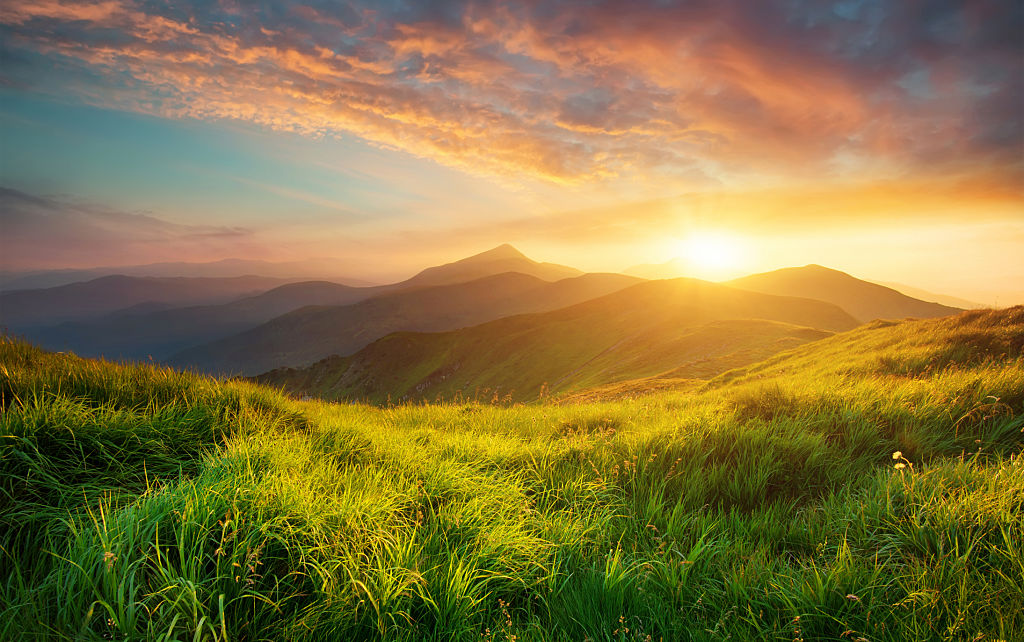
#> input picture DIP/image.jpg, 1024 x 642 px
$ python 6.py
#> lines starting #> are read from the running program, lines starting #| are printed output that depends on the picture
import cv2
# Load images using OpenCV
image1 = cv2.imread('image.jpg',0)
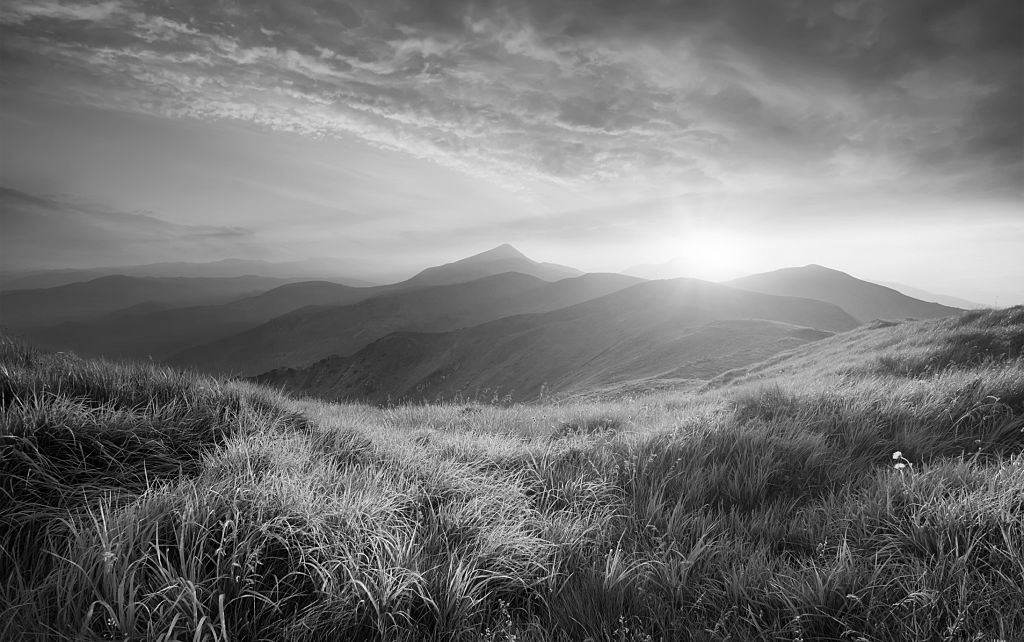
#> image1: shape (642, 1024); min 0, max 255, mean 116.5
print(image1.shape)
#| (642, 1024)
print(image1.dtype)
#| uint8
image2 = cv2.imread('image.jpeg',0)
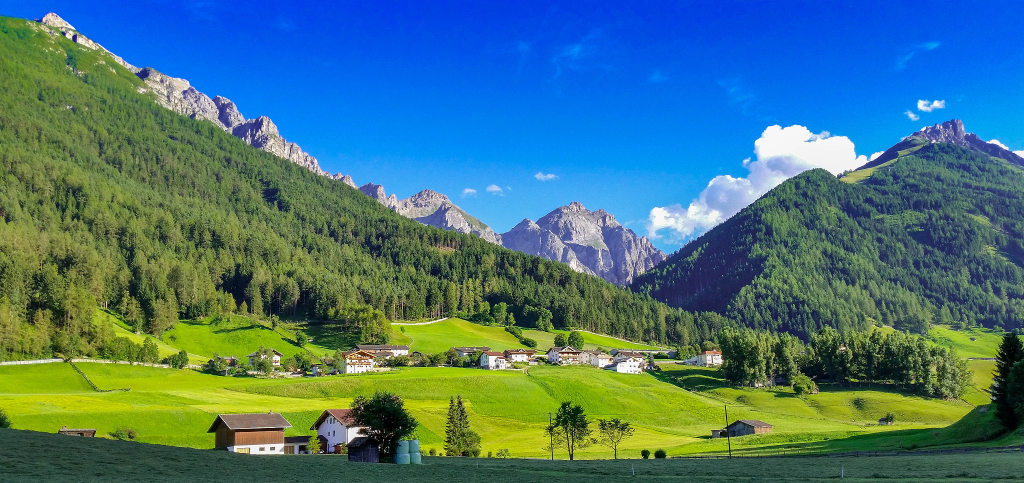
#> input picture DIP/image.jpeg, 2048 x 966 px (shown at 1/2 size)
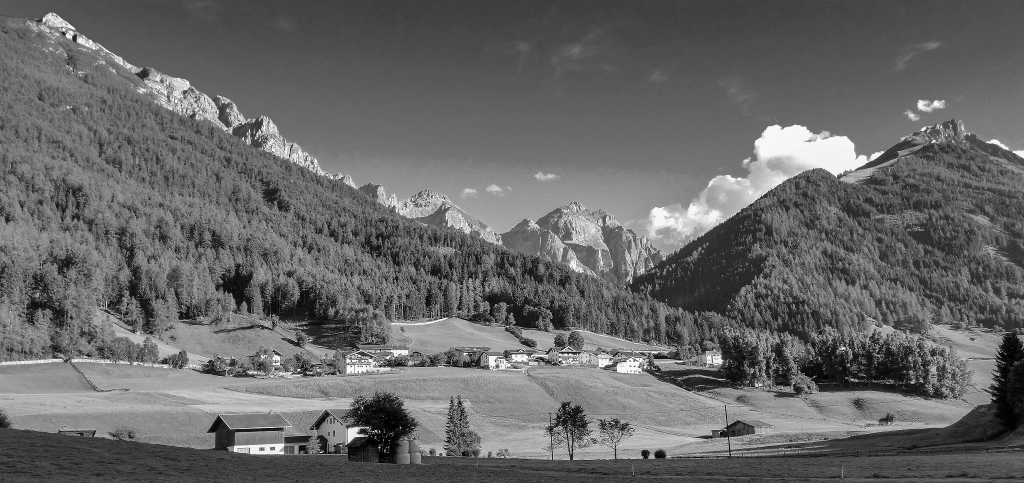
#> image2: shape (966, 2048) (shown at 1/2 size); min 0, max 255, mean 103.3
print(image2.shape)
#| (966, 2048)
w,h=image1.shape
#> w = 642; h = 1024
image1=cv2.resize(image1,(400,400),interpolation=cv2.INTER_CUBIC)
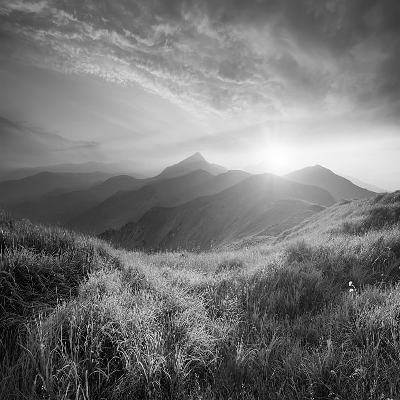
#> image1: shape (400, 400); min 0, max 255, mean 116.5
image2=cv2.resize(image2,(400,400),interpolation=cv2.INTER_CUBIC)
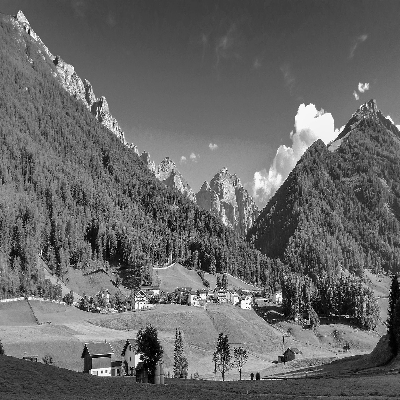
#> image2: shape (400, 400); min 0, max 255, mean 103.4
# image2=cv2.resize(image2,(h,w), interpolation=cv2.INTER_CUBIC)
print(image2.shape)
#| (400, 400)
cv2.imshow('1ST Image',image1)
cv2.imshow('2nd Im age',image2)
# Bitwise AND of an Image
ba_im =cv2.bitwise_and(image1,image2)
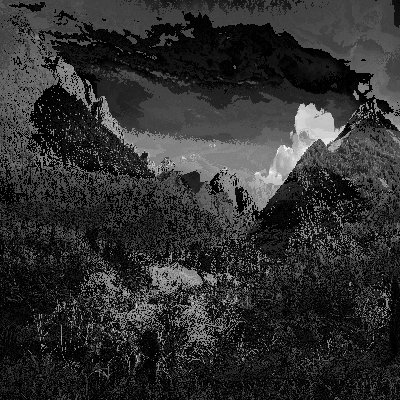
#> ba_im: shape (400, 400); min 0, max 249, mean 47.6
bo_im=cv2.bitwise_or(image1,image2)
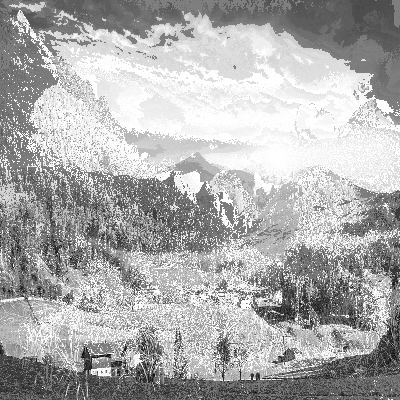
#> bo_im: shape (400, 400); min 1, max 255, mean 172.3
cv2.imshow('Bitwise AND',ba_im)
cv2.imshow('Bitwise OR',bo_im)
cv2.waitKey(0)
cv2.destroyAllWindows()
